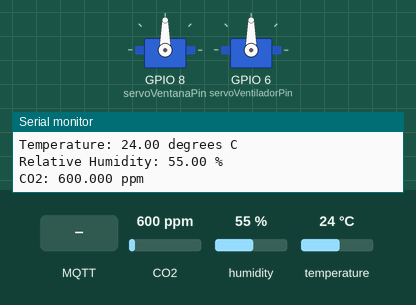
This sketch was run on a simulated ESP32. Shown: 2 × servo, the last lines printed to the serial monitor. Inputs (shaded band) come from the test bench; at power-on: CO2 600 ppm, humidity 55 %, temperature 24 °C. WiFi joins after 1.5 s; servers stay silent unless stated; no MQTT or app messages arrive unless stated.

Above: at 3.2 s.
3.3 s: MQTT message "CLOSE" arrives on the first subscribed topic
At 8.0 s:
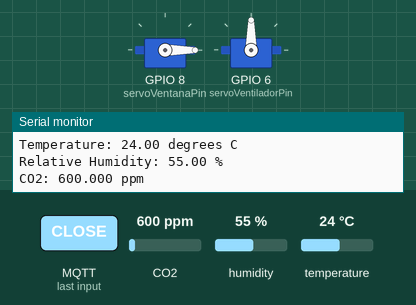
8.5 s: MQTT message "OFF" arrives on the first subscribed topic
At 13.2 s:
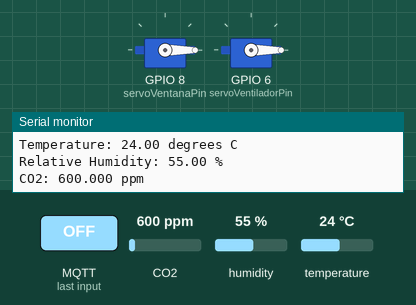
13.5 s: MQTT message "OPEN" arrives on the first subscribed topic
At 17.4 s:
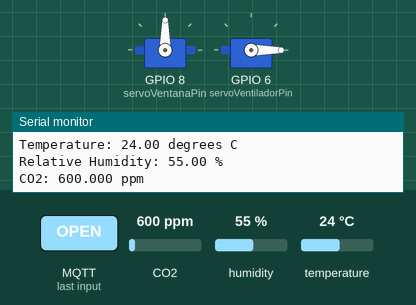
Timing chart, 0 to 18.9 s (numbered marks = the images above; inputs shaded):
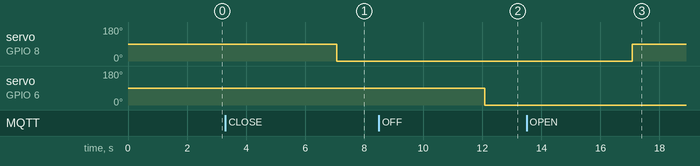

Measured:
- after the input at 3.3 s, servo on GPIO 8 (servoVentanaPin): 90° → 0° after 3.8 s
- after the input at 8.5 s, servo on GPIO 6 (servoVentiladorPin): 90° → 0° after 3.6 s
- after the input at 13.5 s, servo on GPIO 8 (servoVentanaPin): 0° → 90° after 3.6 s

The sketch:

codigonovasarqui.ino
```cpp
#include <Wire.h>
#include <Adafruit_Sensor.h>
#include <Adafruit_SCD30.h>
#include <WiFi.h>
#include <PubSubClient.h>
#include <ESP32Servo.h>


// Credenciais da rede Wifi
const char* ssid = "xxxxxxxxxx";
const char* password = "xxxxxxxx";

// Credenciais do broker MQTT
const char* mqtt_server = "test.mosquitto.org";
const int mqtt_port = 1883;
const char* mqtt_topic = "devices/NAPIoT-P2Vigo-Rec";
const char* mqttUser = "";
const char* mqttPassword = "";

// Variables para gardar os valores de temperatura e CO2
char CO2[10];
char Temp[10];

const int servoVentanaPin = 8;
const int servoVentiladorPin = 6;

WiFiClient espClient;
PubSubClient client(espClient);

//Librerias dos nosos compoñentes
Adafruit_SCD30 scd30;
Servo servoVentana;
Servo servoVentilador;


// Función para conectar á WiFi
void setup_wifi() {
  delay(10);
  Serial.println();
  Serial.print("Conectando a ");
  Serial.println(ssid);
  WiFi.begin(ssid, password);
  while (WiFi.status() != WL_CONNECTED) {
    delay(1000);
    Serial.print(".");
  }
  Serial.println("");
  Serial.println("WiFi conectada!");
  Serial.println("IP: ");
  Serial.println(WiFi.localIP());
}

// Función de callback que procesa as mensaxes MQTT recibidas
void callback(char* topic, byte* payload, unsigned int length) {
  Serial.print("Mensaxe recibida[");
  Serial.print(topic);
  Serial.print("] ");
  // Imprimese o payload da mensaxe
  String message;
  for (int i = 0; i < length; i++) {
    message += (char)payload[i];
  }

  // Comprobamos a mensaxe recibida
  Serial.println(message);
  if (message == "OPEN") {
      servoVentana.write(90);
  } else if (message == "CLOSE") {
      servoVentana.write(0);
  } else if (message == "ON") {
      servoVentilador.write(90);
  } else if (message == "OFF") {
      servoVentilador.write(0);
  } else {
      Serial.println("Error: Mensaxe non recoñecida");
  }

}

// Reconecta co broker MQTT se se perde a conexión
void reconnect() {
 while (!client.connected()) {
  Serial.print("Intentando conectar a broker MQTT...");

  if (client.connect("NAPIoT-P2-Vigo-Rec")) {
    Serial.println("conectado!");

    // Subscripción ao topic
    client.subscribe(mqtt_topic);
    Serial.println("Subscrito ao topic");
  } else {
    Serial.print("erro na conexión, erro=");
    Serial.print(client.state());
    Serial.println(" probando de novo en 5 segundos");
    delay(5000);
  }
 }
}

void setup() {
    if (!scd30.begin())
    {
        Serial.println("¡No se ha encontrado el sensor, comprueba las conexiones!");
        while (1);
    }

    // Configuración dos servos
    servoVentana.attach(servoVentanaPin);
    servoVentilador.attach(servoVentiladorPin);

    // Configuración do porto serie
    Serial.begin(115200);
    // Conexión coa WiFi
    setup_wifi();

    // Configuración de MQTT
    client.setServer(mqtt_server, mqtt_port);
    client.setCallback(callback);
}

void readData(){
    Serial.println("Data available!");

    if (!scd30.read()){ Serial.println("Error reading sensor data"); return; }

    Serial.print("Temperature: ");
    Serial.print(scd30.temperature);
    Serial.println(" degrees C");

    Serial.print("Relative Humidity: ");
    Serial.print(scd30.relative_humidity);
    Serial.println(" %");

    Serial.print("CO2: ");
    Serial.print(scd30.CO2, 3);
    Serial.println(" ppm");
    Serial.println("");

    //Conversión de datos para o seu correcto envio
    dtostrf(scd30.CO2, 6, 2, CO2);
    dtostrf(scd30.temperature, 6, 2, Temp);

    client.publish("devices/NAPIoT-P2Vigo/CO2", CO2);
    client.publish("devices/NAPIoT-P2Vigo/Temp", Temp);
}

void loop() {

    if (!client.connected())
        reconnect();
    if (scd30.dataReady())
        readData();

    delay(5000);
    client.loop();
}
```
